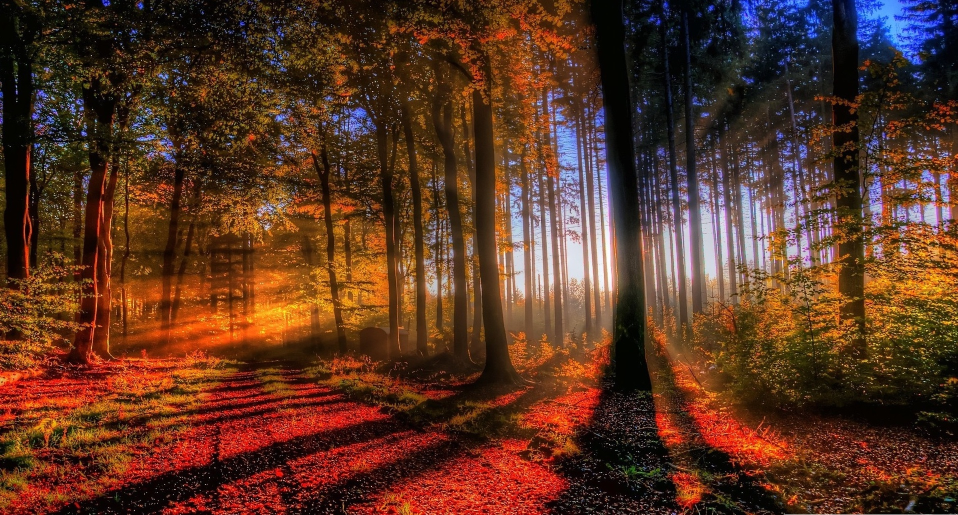
#> input picture image-play/su.jpg, 1915 x 1030 px (shown at 1/2 size)
$ jupyter execute Untitled.ipynb
#> lines starting #> are read from the running program, lines starting #| are printed output that depends on the picture; after the words box and inside, x2 and y2 are one past the last pixel; in counts of white or black regions, pixels touching at a corner belong together
[cell 1]
import numpy as np
import cv2
from matplotlib import pyplot as plt
img = cv2.imread('./su.jpg')
#> img is the input picture: shape (1030, 1915, 3); mean B, G, R 35.7, 53.1, 91.5
hsv = cv2.cvtColor(img, cv2.COLOR_BGR2HSV)
#> hsv: shape (1030, 1915, 3); mean H, S, V 31, 180.1, 96.1
hpanel = hsv[:,:,0]
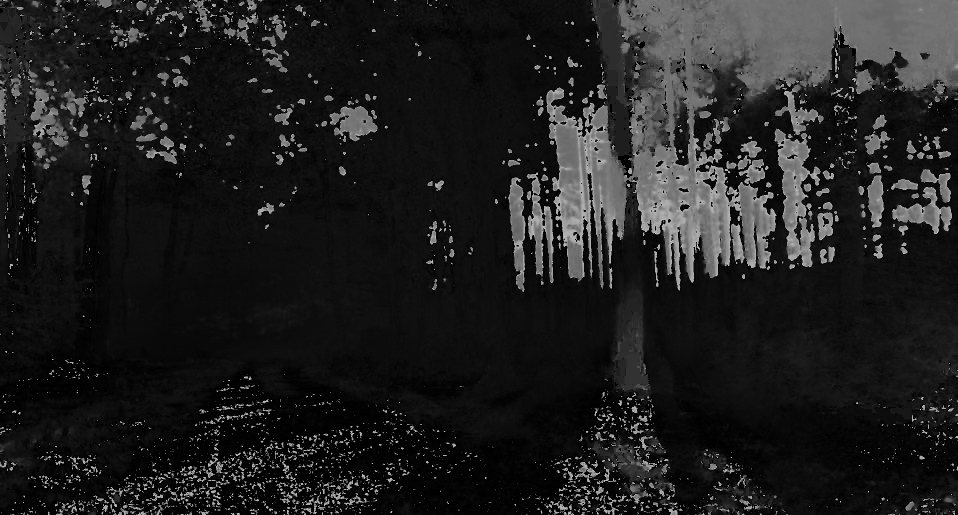
#> hpanel: shape (1030, 1915) (shown at 1/2 size); min 0, max 179, mean 31
spanel = hsv[:,:,1]
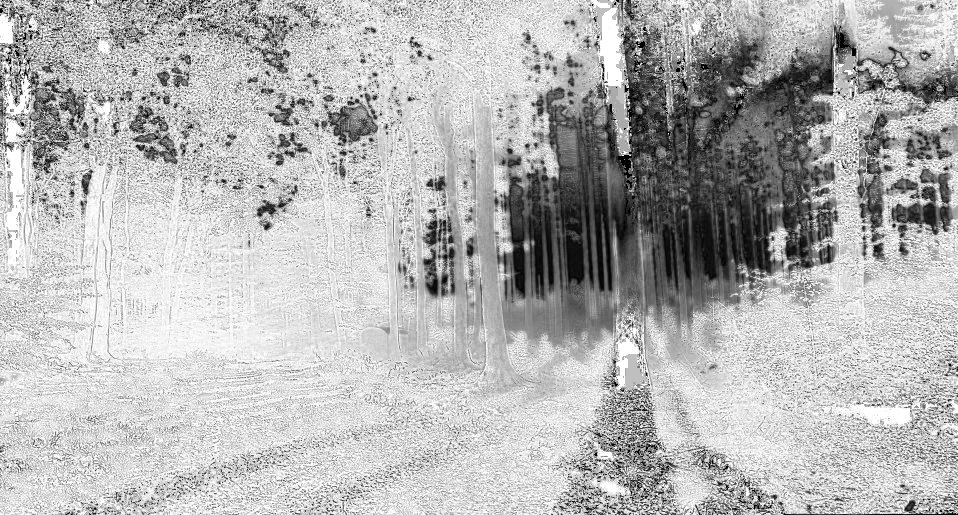
#> spanel: shape (1030, 1915) (shown at 1/2 size); min 0, max 255, mean 180.1
plt.figure(figsize=(10,8))
plt.subplot(311)
plt.subplots_adjust(hspace=.5)
plt.title("Hue")
plt.hist(np.ndarray.flatten(hpanel), bins=180)
plt.show()
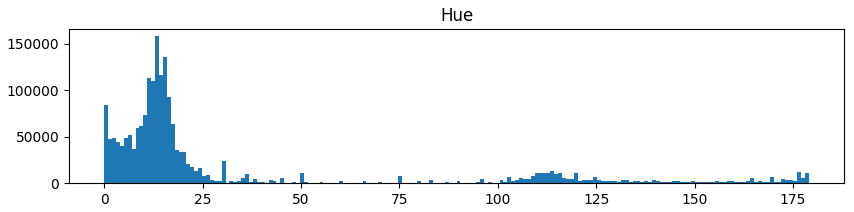
#> figure drawn by matplotlib, 1 panel; tallest bar 158188 high, from x = 12.93 to 13.92
nonRedIndex = (hpanel >=20) & (hpanel <=150)
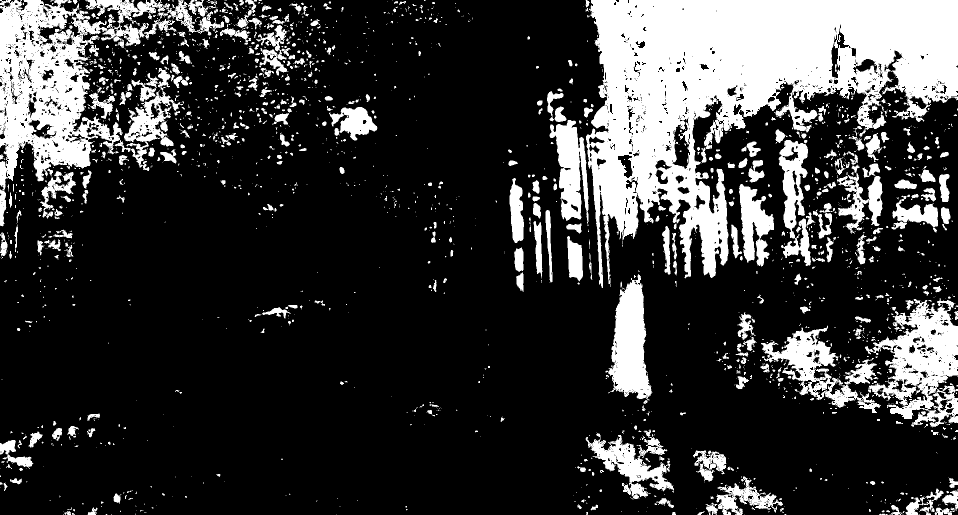
#> nonRedIndex: shape (1030, 1915) bool (shown at 1/2 size); 22.2% white; 2198 white regions (1652 under 20 px), largest, box (x1, y1, x2, y2) and area: (1172, 0, 1915, 576) 197511, (0, 0, 448, 453) 65816, (1730, 597, 1915, 855) 23839
spanel[nonRedIndex] = 0
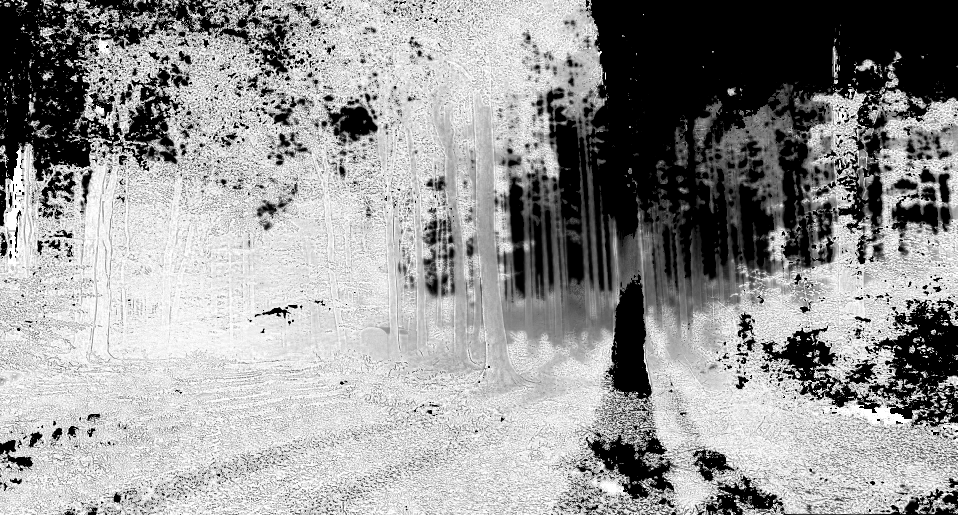
#> spanel: shape (1030, 1915) (shown at 1/2 size); min 0, max 255, mean 149.5
hsv[:,:,1] = spanel
#> hsv: shape (1030, 1915, 3); mean H, S, V 31, 149.5, 96.1
rgb = cv2.cvtColor(hsv, cv2.COLOR_HSV2BGR)
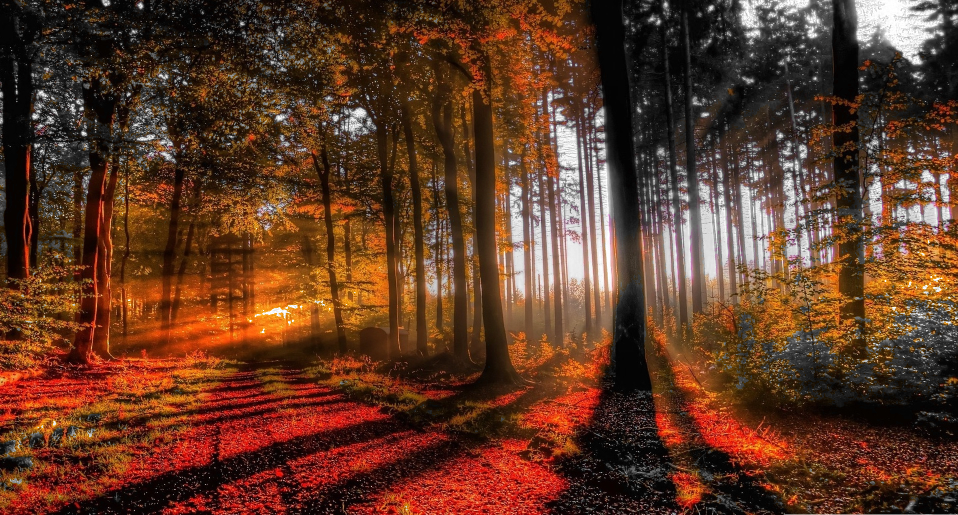
#> rgb: shape (1030, 1915, 3) (shown at 1/2 size); mean B, G, R 37.9, 57.1, 96.1
cv2.imwrite('./messigray.png',rgb)
#> Out = True

$ run again, with image-play/lipstick.jpg copied over image-play/su.jpg
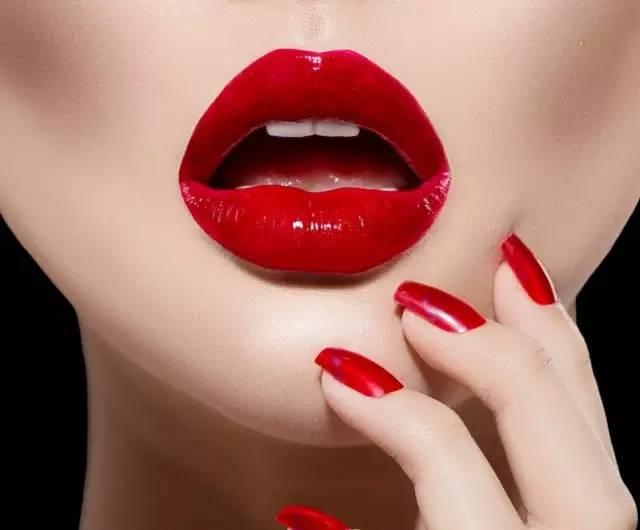
#> input picture image-play/lipstick.jpg, 640 x 530 px
#> img is the input picture: shape (530, 640, 3); mean B, G, R 105.4, 116.3, 166.9
#> `nonRedIndex = (hpanel >=20) & (hpanel <=150)`:
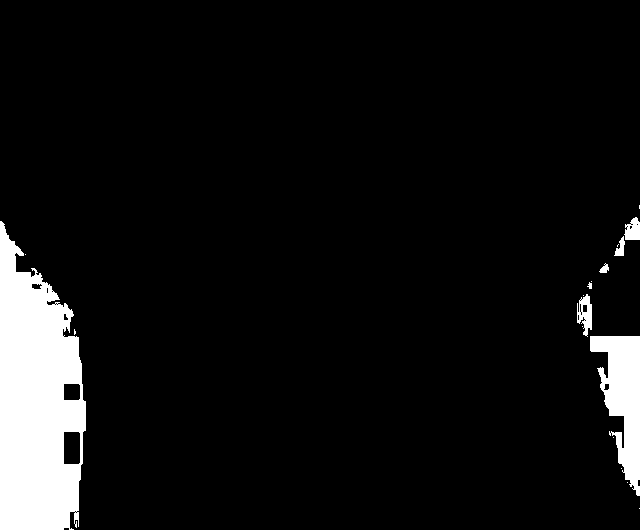
#> nonRedIndex: shape (530, 640) bool; 7.2% white; 18 white regions (11 under 20 px), largest, box (x1, y1, x2, y2) and area: (0, 221, 86, 530) 19362, (590, 336, 640, 496) 4356, (577, 294, 592, 337) 379
#> `spanel[nonRedIndex] = 0`:
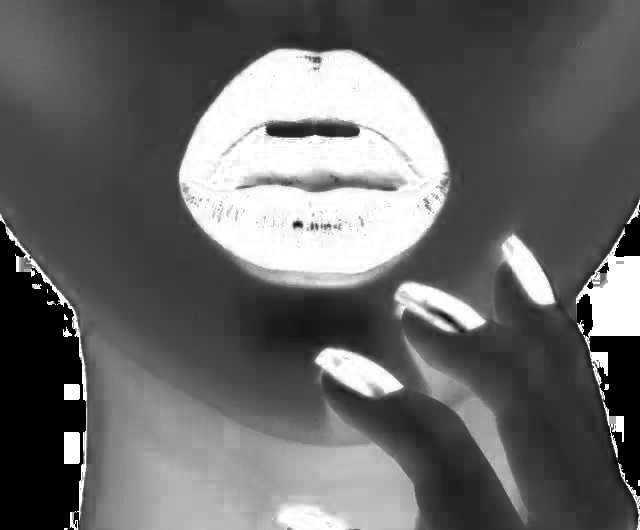
#> spanel: shape (530, 640); min 0, max 255, mean 104.2
#> Out = True
